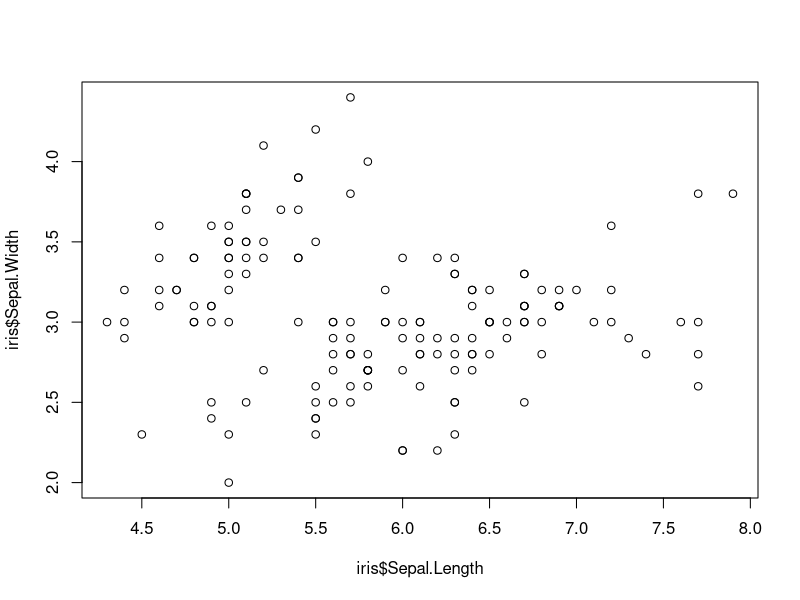
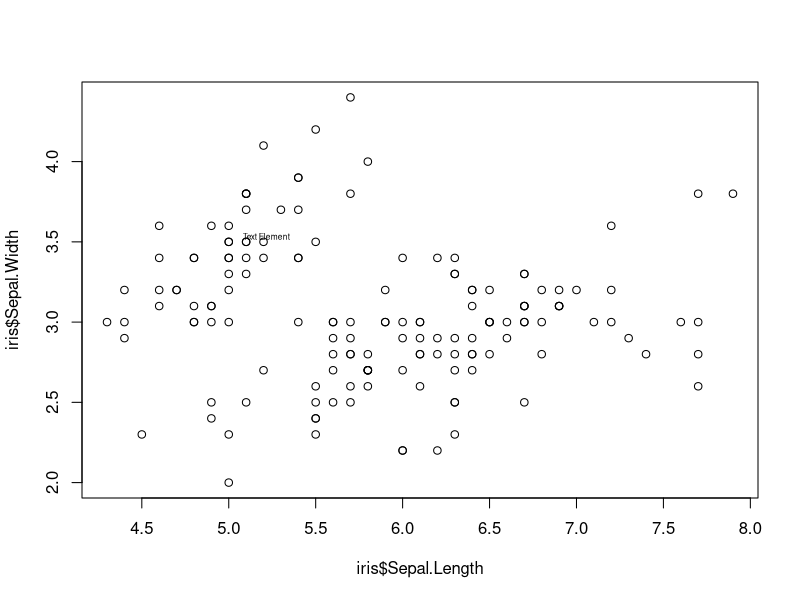
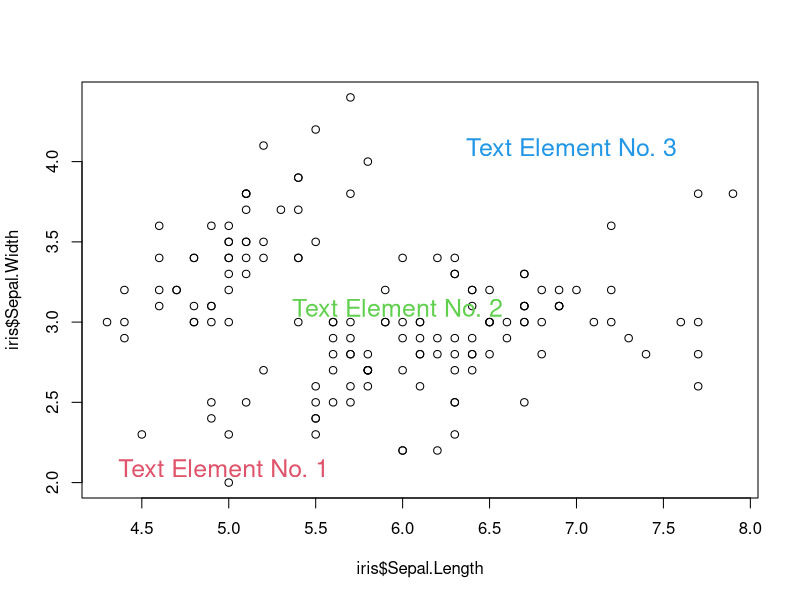

The R script that drew these images, in order:

# Add Text Labels to Plot with textxy() Function in R (2 Examples) --------

plot(iris$Sepal.Length,        # Creating plot without text
     iris$Sepal.Width)

if(!require("calibrate")) install.packages("calibrate")
library(calibrate)
args(install.packages)

# what is the difference between the default value dependencies = NA and dependencies = TRUE in the install.packages() function in R?
# dependencies = NA: install only the requested package
# dependencies = TRUE: install the requested package and all its dependencies

# Example 1: Annotate Single Text Element to Base R Plot Using textxy() Function
plot(iris$Sepal.Length,        # Creating plot without text
     iris$Sepal.Width)
textxy(X = 5,                  # Write text to graphic
       Y = 3.5,
       labs = "Text Element")

# Example 2: Annotate Multiple Text Elements with Different Positions, Sizes & Colors
plot(iris$Sepal.Length,        # Creating plot without text
     iris$Sepal.Width)
textxy(X = 4:6,                # Write text to graphic
       Y = 2:4,
       labs = paste("Text Element No.", 1:3),
       cex = 1.5, # Change size of text
       col = 2:4) # Change color of text
